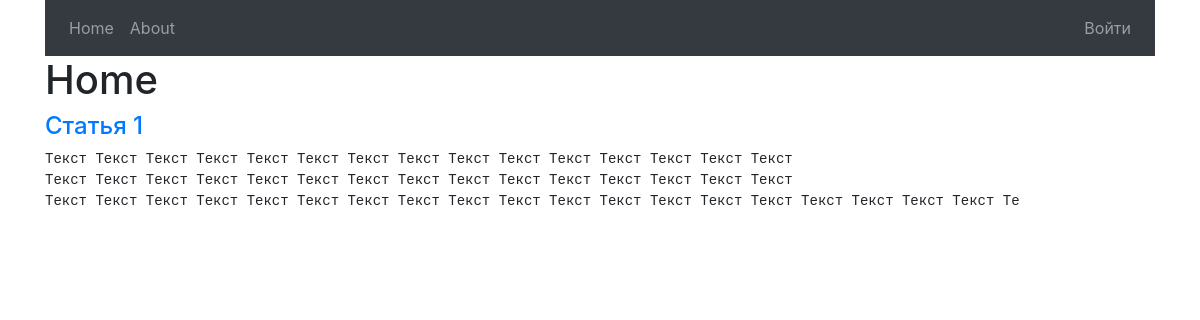
The page / on the database its author committed.
### blog/models.py (models this page shows, shortened)
class Article(models.Model):
    title = models.CharField(max_length=200)
    text = models.TextField()
    article_user = models.ForeignKey(User)
    def get_short_text(self):
        if len(self.text) > SHORT_TEXT_LEN:
            return self.text[:SHORT_TEXT_LEN]
        return self.text
    class Meta:
        verbose_name = "Статья"
        verbose_name_plural = "Статьи"

### blog/views.py (the view)
# urls.py: url(r'^$', views.home, name='home'),
def home(request):
    articles = Article.objects.all()
    context = {
        'articles': articles,
        'user_name': auth.get_user(request)
    }
    return render(request, 'blog/home.html', context)

### blog/templates/blog/home.html (shortened to what this page needs)
{% extends 'base.html' %}
{% block content %}
    <h1>Home</h1>
        {% for article in articles %}
            <a href="{% url 'article' article.id %}"><h4>{{ article.title }}</h4></a>
            <pre>{{ article.get_short_text }}</pre>
        {% endfor %}
{% endblock %}

### templates/base.html (shortened to what this page needs)
{% load staticfiles %}
<!doctype html>
<html lang="en">
<head>
    <link rel="stylesheet" href="https://maxcdn.bootstrapcdn.com/bootstrap/4.0.0/css/bootstrap.min.css">
</head>
    <body>
        <div class="container">
            <div class="row">
                <div class="col-12">
                    <nav class="navbar navbar-expand-lg navbar-dark bg-dark">
                        <div class="collapse navbar-collapse" id="navbarNav">
                            <ul class="navbar-nav w-100">
                                <li class="nav-item">
                                    <a class="nav-link" href="{% url 'home' %}">Home</a>
                                </li>
                                <li class="nav-item">
                                    <a class="nav-link" href="{% url 'about' %}">About</a>
                                </li>
                                <li class="nav-item ml-auto">
                                    {% if user.is_authenticated %}
                                        <a class="nav-link" href="{% url 'logout' %}">Выйти ({{ user }})</a>
                                    {% else %}
                                        <a class="nav-link" href="{% url 'login' %}">Войти</a>
                                    {% endif %}
                                </li>
                            </ul>
                        </div>
                    </nav>
                </div>
            </div>
        </div>
        <div class="container main-content">
            <div class="row">
                <div class="col-12">
                    {% block content %}
                    {% endblock %}
                </div>
            </div>
        </div>
    </body>
</html>

### rows shown on the page
Article: title "Статья 1", get_short_text "Текст Текст Текст Текст Текст Текст Текст Текст Текст Текст Текст Текст Текст Текст Текст Текст Текст Текст Текст Текст Текст Текст Текст Текст Текст Текст Текст Текст Текст Текст Текст Текст Текст Текст Текст Текст Текст Текст Текст Текст Текст Текст Текст Текст Текст Текст Текст Текст Текст Те"
